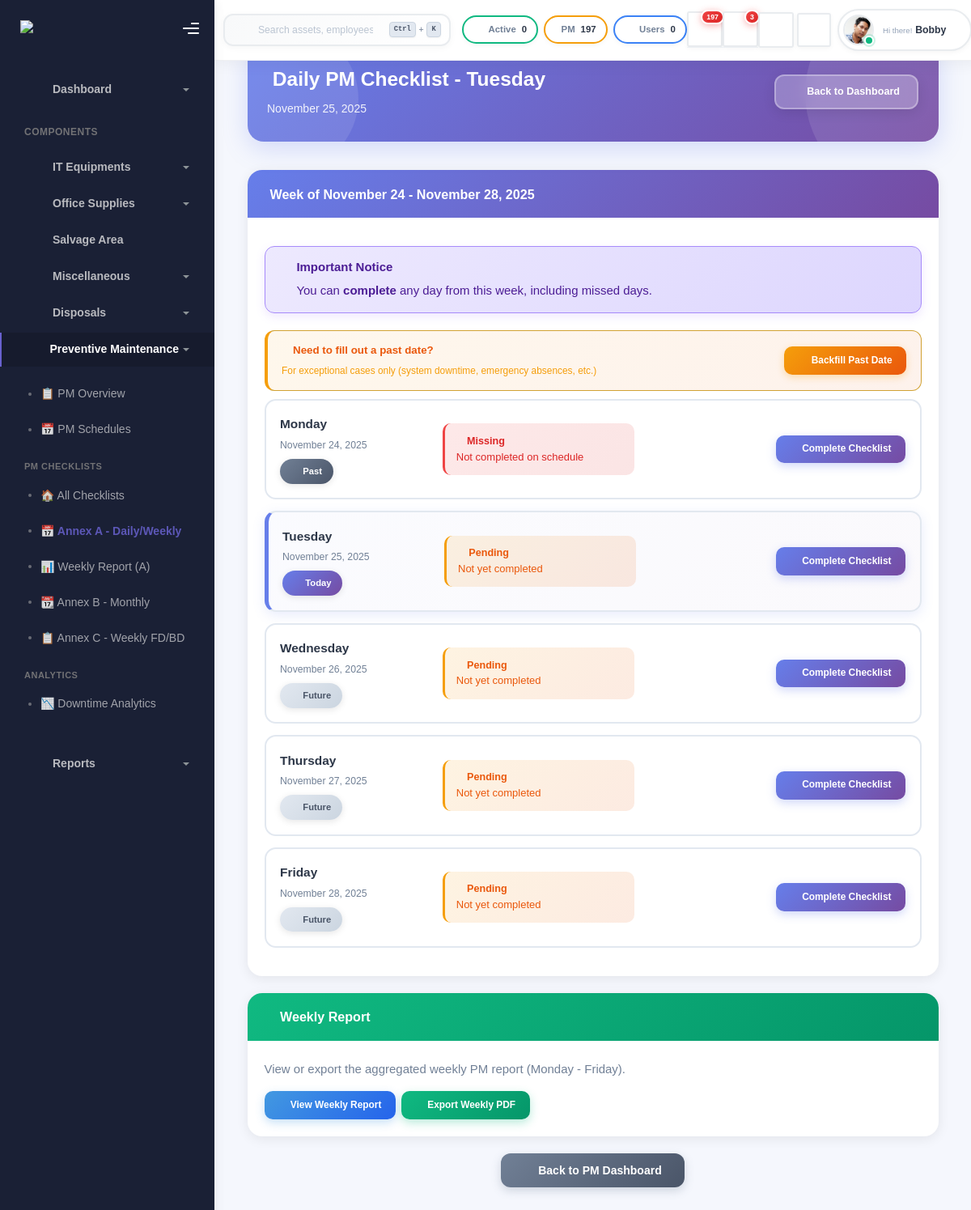
Page /pm/daily/ (signed in) on the earlier database version.
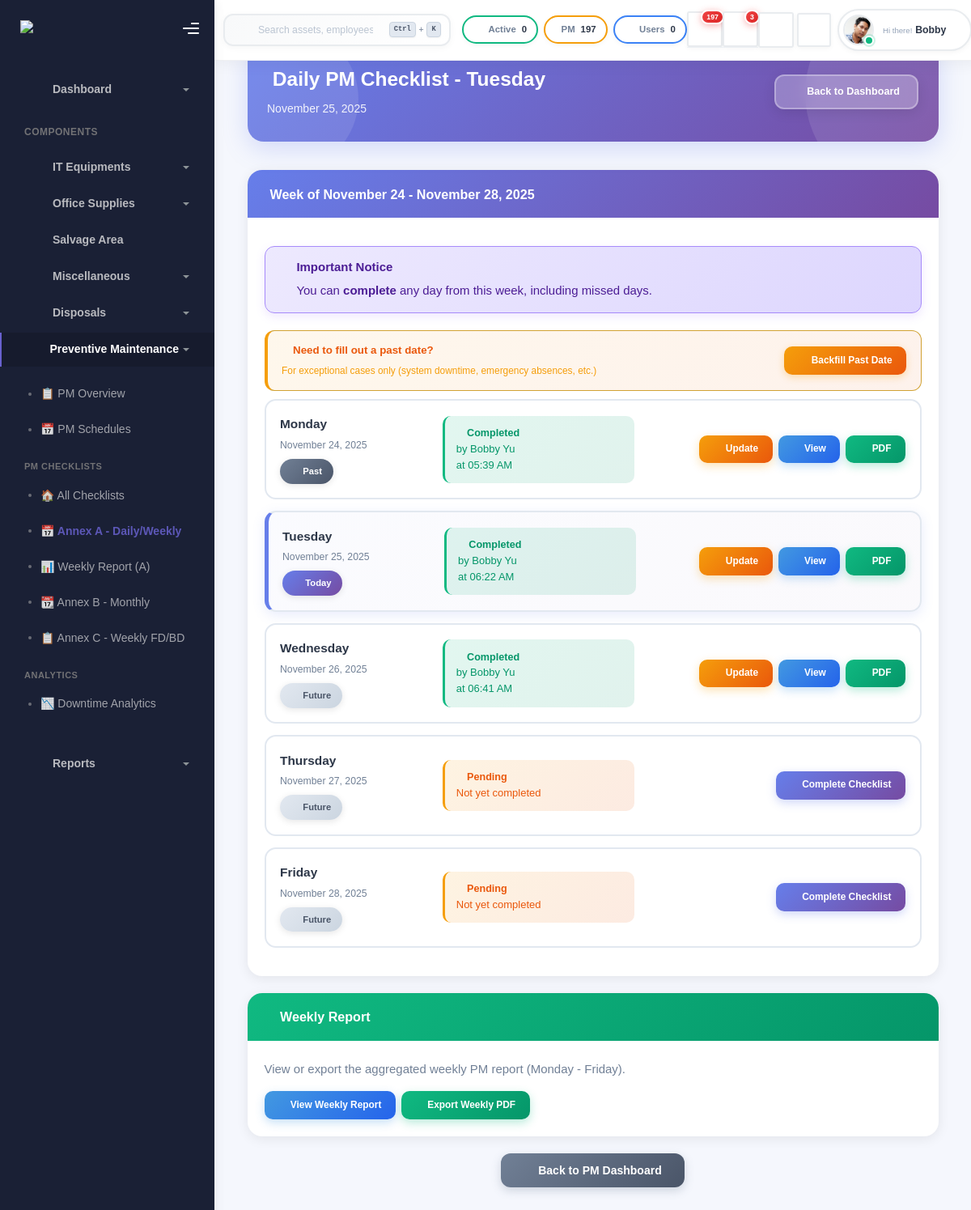
Same page on the later database version.
### inventory/models.py (models this page shows, shortened)
class PMChecklistSchedule(models.Model):
    STATUS_CHOICES = [
        ('PENDING', 'Pending'),
        ('IN_PROGRESS', 'In Progress'),
        ('COMPLETED', 'Completed'),
        ('OVERDUE', 'Overdue'),
        ('SKIPPED', 'Skipped'),
    ]
    template = models.ForeignKey(PMChecklistTemplate, on_delete=models.CASCADE, related_name='schedules')
    scheduled_date = models.DateField()
    due_date = models.DateField()
    week_number = models.PositiveIntegerField(
        blank=True,
        null=True,
        validators=[MinValueValidator(1), MaxValueValidator(5)]
    )
    location = models.CharField(max_length=200, blank=True, help_text="Location of FD/BD")
    status = models.CharField(max_length=20, choices=STATUS_CHOICES, default='PENDING')
    assigned_to = models.ForeignKey(User, on_delete=models.SET_NULL, null=True, blank=True, related_name='assigned_checklists')
    created_at = models.DateTimeField(auto_now_add=True)
    updated_at = models.DateTimeField(auto_now=True)
    class Meta:
        ordering = ['-scheduled_date', 'template']
        indexes = [
            models.Index(fields=['scheduled_date', 'status']),
            models.Index(fields=['due_date', 'status']),
        ]

class PMChecklistCompletion(models.Model):
    schedule = models.OneToOneField(PMChecklistSchedule, on_delete=models.CASCADE, related_name='completion')
    completed_by = models.ForeignKey(User, on_delete=models.SET_NULL, null=True, related_name='completed_checklists')
    completion_date = models.DateField(default=timezone.now)
    completion_time = models.TimeField(auto_now_add=True)
    signature_image = models.ImageField(upload_to='pm_signatures/', blank=True, null=True)
    printed_name = models.CharField(max_length=200, blank=True)
    general_notes = models.TextField(blank=True)
    created_at = models.DateTimeField(auto_now_add=True)
    updated_at = models.DateTimeField(auto_now=True)
    class Meta:
        ordering = ['-completion_date']

### inventory/pm_daily_views.py (the view)
# urls.py: path('pm/daily/', pm_daily_views.daily_pm_dashboard, name='pm_daily_dashboard'),
@login_required
def daily_pm_dashboard(request):
    today = timezone.now().date()
    weekday = today.weekday()
    is_weekend = weekday >= 5  # Saturday or Sunday
    try:
        template = PMChecklistTemplate.objects.get(annex_code='A')
    except PMChecklistTemplate.DoesNotExist:
        messages.error(request, 'PM Checklist template not found. Please run populate_pm_templates command.')
        return redirect('home')
    auto_create_week_schedules(template, today)
    monday, friday = get_week_start_end(today)
    week_completions = get_week_completions(template, today)
    week_days = []
    day_names = ['Monday', 'Tuesday', 'Wednesday', 'Thursday', 'Friday']
    for day_offset in range(5):
        day_date = monday + timedelta(days=day_offset)
        day_schedule = PMChecklistSchedule.objects.filter(
            template=template,
            scheduled_date=day_date
        ).first()
        day_completion = None
        is_day_completed = False
        is_late_submission = False
        days_late = 0
        if day_schedule:
            try:
                day_completion = PMChecklistCompletion.objects.get(schedule=day_schedule)
                is_day_completed = True
                actual_submission_date = day_completion.created_at.date()
                scheduled_date = day_schedule.scheduled_date
                if actual_submission_date > scheduled_date:
                    is_late_submission = True
                    days_late = (actual_submission_date - scheduled_date).days
            except PMChecklistCompletion.DoesNotExist:
                pass
        week_days.append({
            'date': day_date,
            'day_name': day_names[day_offset],
            'is_today': day_date == today,
            'schedule': day_schedule,
            'completion': day_completion,
            'is_completed': is_day_completed,
            'is_past': day_date < today,
            'is_future': day_date > today,
            'is_late_submission': is_late_submission,
            'days_late': days_late,
        })
    context = {
        'is_weekend': is_weekend,
        'today': today,
        'today_name': today.strftime('%A'),
        'template': template,
        'week_days': week_days,
        'monday': monday,
        'friday': friday,
    }
    return render(request, 'pm/daily_dashboard.html', context)

### inventory/pm_daily_views.py (called while the page is built)
def auto_create_week_schedules(template, reference_date):
    monday, friday = get_week_start_end(reference_date)
    for day_offset in range(5):
        schedule_date = monday + timedelta(days=day_offset)
        PMChecklistSchedule.objects.get_or_create(
            template=template,
            scheduled_date=schedule_date,
            defaults={
                'due_date': schedule_date,
                'status': 'PENDING',
                'assigned_to': None  # Can be assigned later
            }
        )

### inventory/pm_daily_weekly_export.py (called while the page is built)
def get_week_start_end(date):
    weekday = date.weekday()
    monday = date - timedelta(days=weekday)
    friday = monday + timedelta(days=4)
    return monday, friday

### templates/pm/daily_dashboard.html (shortened to what the changed rows need)
{% extends 'base.html' %}
{% load static %}
{% block content %}
<div id="daily-pm-unique">
  <div class="container-fluid">
    <div class="page-inner">
      {% if is_weekend %}
        <div class="daily-header-gradient">
          <div class="text-center">
            <h3 class="daily-title-text">
              <i class="fas fa-calendar-times"></i>
              Weekend - No PM Checklist
            </h3>
            <p class="daily-subtitle-text">{{ today|date:"l, F d, Y" }}</p>
          </div>
        </div>
        <div class="weekend-card">
          <div class="mb-4">
            <i class="fas fa-umbrella-beach" style="font-size: 4rem; color: #667eea;"></i>
          </div>
          <h2 style="color: #2d3748; font-weight: 700;">Enjoy Your Weekend!</h2>
          <p style="color: #718096; font-size: 1.1rem; margin: 1.5rem 0;">
            The PM checklist system operates Monday through Friday only.
          </p>
          <a href="{% url 'pm_main_dashboard' %}" class="btn-secondary-custom mt-3">
            <i class="fas fa-arrow-left"></i> Back to PM Dashboard
          </a>
        </div>
      {% else %}
        <div class="section-card">
          <div class="section-card-body">
            {% for day in week_days %}
            <div class="day-card {% if day.is_today %}today-card{% endif %}">
              <div class="row align-items-center g-3">
                <div class="col-md-3">
                  <div class="day-info">
                    <h5>{{ day.day_name }}</h5>
                    <small>{{ day.date|date:"F d, Y" }}</small>
                    <div class="mt-2">
                      {% if day.is_today %}
                        <span class="status-badge badge-today">
                          <i class="fas fa-star"></i> Today
                        </span>
                      {% elif day.is_past %}
                        <span class="status-badge badge-past">
                          <i class="fas fa-history"></i> Past
                        </span>
                      {% elif day.is_future %}
                        <span class="status-badge badge-future">
                          <i class="fas fa-clock"></i> Future
                        </span>
                      {% endif %}
                    </div>
                  </div>
                </div>
                <div class="col-md-4">
                  {% if day.is_completed %}
                    {% if day.is_late_submission %}
                      <div class="status-alert alert-warning-status">
                        <div><strong><i class="fas fa-exclamation-triangle"></i> Completed (Late)</strong></div>
                        <small>by {{ day.completion.completed_by.get_full_name|default:day.completion.completed_by.username }}</small><br>
                        <small>at {{ day.completion.created_at|date:"h:i A, M d" }}</small><br>
                        <span class="badge bg-warning mt-1" style="font-size: 0.75rem;">{{ day.days_late }} day{{ day.days_late|pluralize }} late</span>
                      </div>
                    {% else %}
                      <div class="status-alert alert-success-custom">
                        <div><strong><i class="fas fa-check-circle"></i> Completed</strong></div>
                        <small>by {{ day.completion.completed_by.get_full_name|default:day.completion.completed_by.username }}</small><br>
                        <small>at {{ day.completion.created_at|date:"h:i A" }}</small>
                      </div>
                    {% endif %}
                  {% else %}
                    {% if day.is_past %}
                      <div class="status-alert alert-danger-custom">
                        <div><strong><i class="fas fa-times-circle"></i> Missing</strong></div>
                        <small>Not completed on schedule</small>
                      </div>
                    {% else %}
                      <div class="status-alert alert-pending">
                        <div><strong><i class="fas fa-clock"></i> Pending</strong></div>
                        <small>Not yet completed</small>
                      </div>
                    {% endif %}
                  {% endif %}
                </div>
                <div class="col-md-5">
                  <div class="action-btn-group">
                    {% if day.is_completed %}
                      <a href="{% url 'complete_daily_pm' day.schedule.id %}" class="btn-action btn-warning-custom">
                        <i class="fas fa-edit"></i> Update
                      </a>
                      <a href="{% url 'view_daily_pm_completion' day.completion.id %}" class="btn-action btn-info-custom">
                        <i class="fas fa-eye"></i> View
                      </a>
                      <a href="{% url 'export_daily_pm_pdf' day.completion.id %}" class="btn-action btn-success-custom">
                        <i class="fas fa-file-pdf"></i> PDF
                      </a>
                    {% else %}
                      {% if day.schedule %}
                        <a href="{% url 'complete_daily_pm' day.schedule.id %}" class="btn-action btn-primary-custom">
                          <i class="fas fa-clipboard-check"></i> Complete Checklist
                        </a>
                      {% else %}
                        <span class="text-muted">No schedule</span>
                      {% endif %}
                    {% endif %}
                  </div>
                </div>
              </div>
            </div>
            {% endfor %}
          </div>
        </div>
      {% endif %}
    </div>
  </div>
</div>
{% endblock %}

Differences in the rows shown:
changed PMChecklistSchedule (number 1 of 5 on the later page): completion.completed_by.get_full_name (not shown) → "Bobby Yu"; completion.created_at (not shown) → "05:39 AM"; text "Missing Not completed on schedule Complete Checklist" → "Completed by at Update View PDF"
changed PMChecklistSchedule (number 2 of 5 on the later page): completion.completed_by.get_full_name (not shown) → "Bobby Yu"; completion.created_at (not shown) → "06:22 AM"; text "Pending Not yet completed Complete Checklist" → "Completed by at Update View PDF"
changed PMChecklistSchedule (number 3 of 5 on the later page): completion.completed_by.get_full_name (not shown) → "Bobby Yu"; completion.created_at (not shown) → "06:41 AM"; text "Pending Not yet completed Complete Checklist" → "Completed by at Update View PDF"
